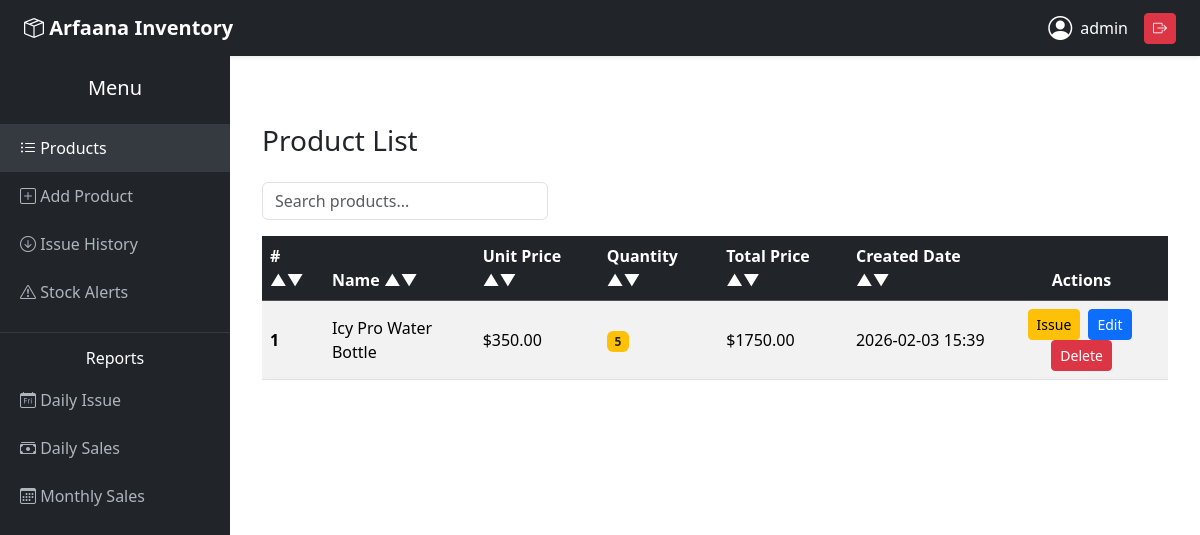
The app's page / (signed in), older data.
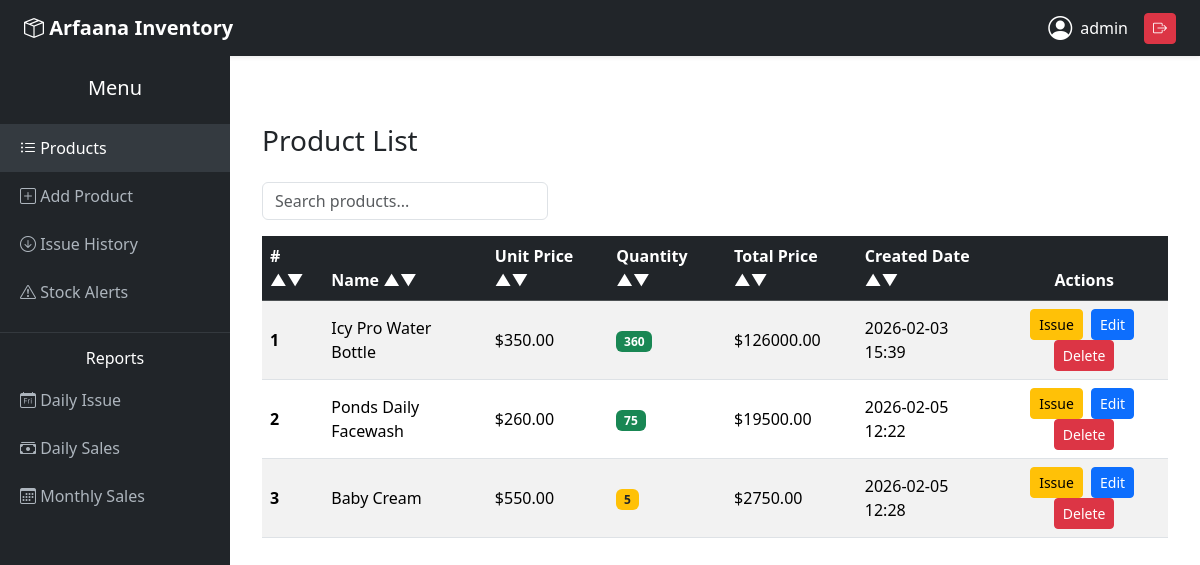
The same page, newer data.
### products/models.py (models this page shows, shortened)
class Product(models.Model):
    name = models.CharField(max_length=100)
    unit_price = models.DecimalField(max_digits=10, decimal_places=2)
    quantity = models.PositiveIntegerField()
    total_price = models.DecimalField(max_digits=10, decimal_places=2, editable=False)
    created_date = models.DateTimeField(auto_now_add=True)

### products/views.py (the view)
# urls.py: path('', views.product_list, name='product_list'),
@login_required
def product_list(request):
    products = Product.objects.all()
    return render(request, 'products/product_list.html', {'products': products})

### products/templates/products/product_list.html (shortened to what this page needs)
{% extends 'products/base.html' %}
{% block content %}
<div class="container mt-5">
    <h3 class="mb-4">Product List</h3>
    <div class="row mb-3">
        <div class="col-md-4">
            <input id="searchInput" type="text" class="form-control" placeholder="Search products...">
        </div>
    </div>
    <div class="table-responsive">
        <table id="productTable" class="table table-striped table-hover align-middle">
            <thead class="table-dark">
                <tr>
                    <th scope="col" onclick="sortTable(0)" style="cursor:pointer"># &#x25B2;&#x25BC;</th>
                    <th scope="col" onclick="sortTable(1)" style="cursor:pointer">Name &#x25B2;&#x25BC;</th>
                    <th scope="col" onclick="sortTable(2)" style="cursor:pointer">Unit Price &#x25B2;&#x25BC;</th>
                    <th scope="col" onclick="sortTable(3)" style="cursor:pointer">Quantity &#x25B2;&#x25BC;</th>
                    <th scope="col" onclick="sortTable(4)" style="cursor:pointer">Total Price &#x25B2;&#x25BC;</th>
                    <th scope="col" onclick="sortTable(5)" style="cursor:pointer">Created Date &#x25B2;&#x25BC;</th>
                    <th class="text-center" scope="col">Actions</th>
                </tr>
            </thead>
            <tbody>
                {% for product in products %}
                <tr>
                    <th scope="row">{{ forloop.counter }}</th>
                    <td>{{ product.name }}</td>
                    <td>${{ product.unit_price|floatformat:2 }}</td>
                    <td>
                        {% if product.quantity > 10 %}
                            <span class="badge bg-success">{{ product.quantity }}</span>
                        {% elif product.quantity > 0 %}
                            <span class="badge bg-warning text-dark">{{ product.quantity }}</span>
                        {% else %}
                            <span class="badge bg-danger">Out of stock</span>
                        {% endif %}
                    </td>
                    <td>${{ product.total_price|floatformat:2 }}</td>
                    <td>{{ product.created_date|date:"Y-m-d H:i" }}</td>
                    <td class="text-center">
                        <a href="{% url 'issue_product' product.id %}" class="btn btn-sm btn-warning me-1">Issue</a>
                        <a href="{% url 'product_update' product.id %}" class="btn btn-sm btn-primary me-1">Edit</a>
                        <a href="{% url 'product_delete' product.id %}" class="btn btn-sm btn-danger">Delete</a>
                    </td>
                </tr>
                {% empty %}
                <tr>
                    <td colspan="7" class="text-center text-muted">No products available</td>
                </tr>
                {% endfor %}
            </tbody>
        </table>
    </div>
</div>
{% endblock %}

Row changes from the older to the newer data that the page shows:
changed Product "Icy Pro Water Bottle": total_price "1750.00" → "126000.00"; quantity "5" → "360"
added Product: name "Ponds Daily Facewash", unit_price "260.00", quantity "75", total_price "19500.00", created_date "2026-02-05 12:22"
added Product: name "Baby Cream", unit_price "550.00", quantity "5", total_price "2750.00", created_date "2026-02-05 12:28"
